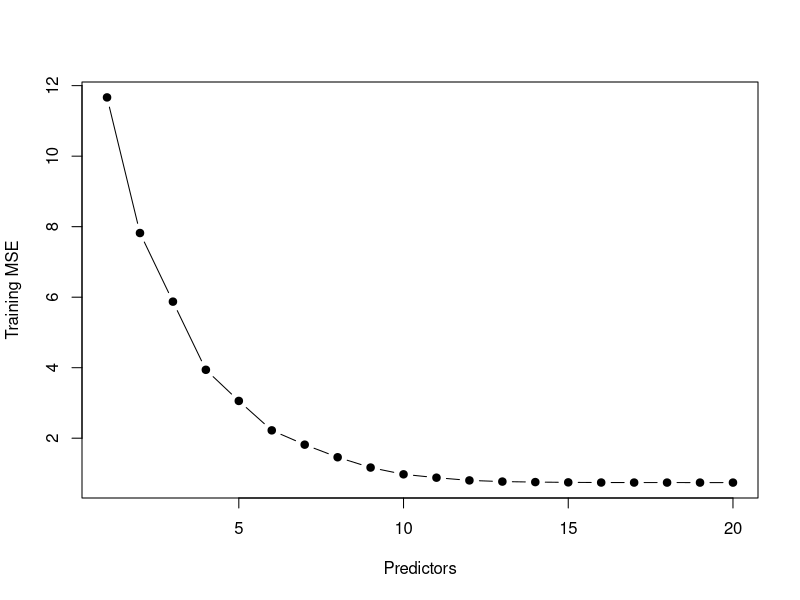
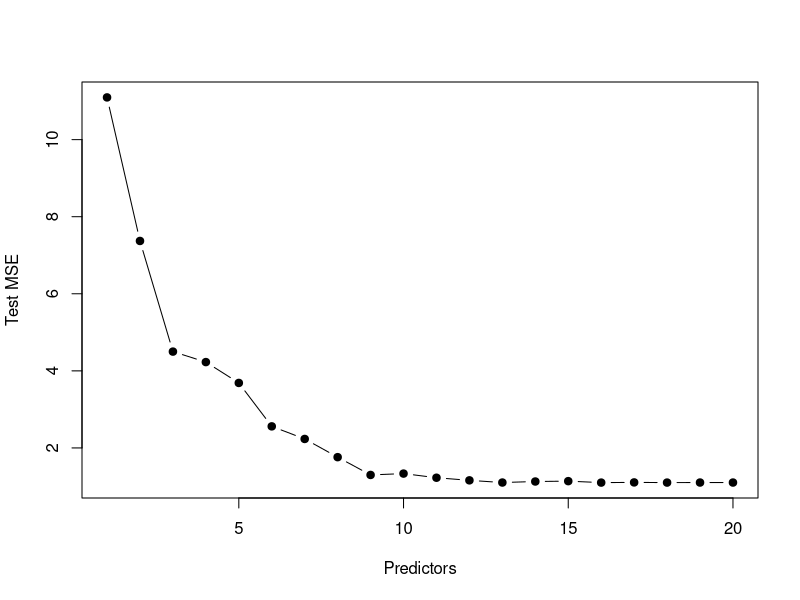
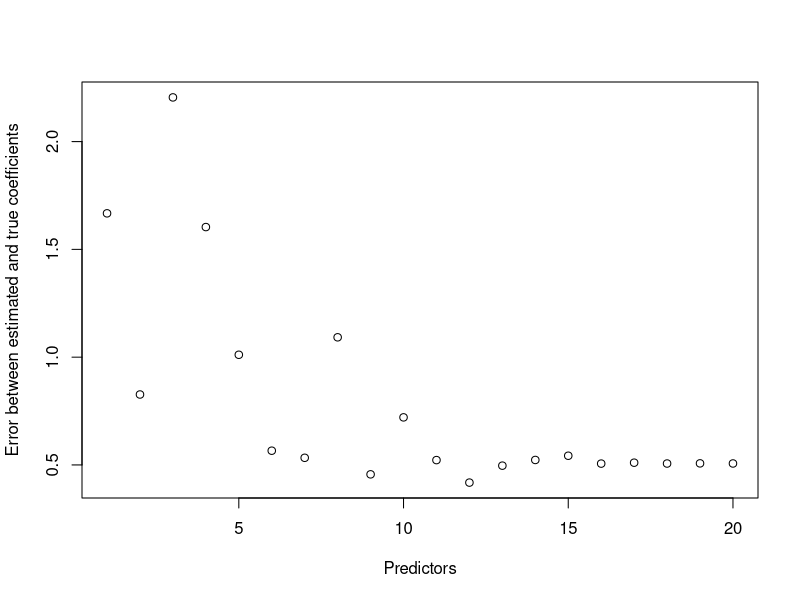

These charts were generated, in order, by the following R code:
set.seed(1)
p = 20
n = 1000
x = matrix(rnorm(n * p), n, p)
B = rnorm(p)
B[4] = 0
B[5] = 0
B[10] = 0
B[11] = 0
B[17] = 0
B[19] = 0
eps = rnorm(p)
y = x %*% B + eps

train = sample(seq(1000), 100, replace = FALSE)
y.train = y[train, ]
y.test = y[-train, ]
x.train = x[train, ]
x.test = x[-train, ]

library(leaps)
regfit.full = regsubsets(y ~ ., data = data.frame(x = x.train, y = y.train), nvmax = p)
val.errors = rep(NA, p)
x_cols = colnames(x, do.NULL = FALSE, prefix = "x.")
for (i in 1:p) {
  coefi = coef(regfit.full, id = i)
  pred = as.matrix(x.train[, x_cols %in% names(coefi)]) %*% coefi[names(coefi) %in% x_cols]
  val.errors[i] = mean((y.train - pred)^2)
}
plot(val.errors, xlab= "Predictors", ylab = "Training MSE", pch = 19, type = "b")

val.errors = rep(NA, p)
for (i in 1:p) {
  coefi = coef(regfit.full, id = i)
  pred = as.matrix(x.test[, x_cols %in% names(coefi)]) %*% coefi[names(coefi) %in% 
                                                                   x_cols]
  val.errors[i] = mean((y.test - pred)^2)
}
plot(val.errors, xlab= "Predictors", ylab = "Test MSE", pch = 19, type = "b")

which.min(val.errors)

coef(regfit.full, id = 12)

val.errors = rep(NA, p)
a = rep(NA, p)
b = rep(NA, p)
for (i in 1:p) {
  coefi = coef(regfit.full, id = i)
  a[i] = length(coefi) - 1
  b[i] = sqrt(sum((B[x_cols %in% names(coefi)] - coefi[names(coefi) %in% x_cols])^2) + 
                sum(B[!(x_cols %in% names(coefi))])^2)
}
plot(x = a, y = b, xlab = "Predictors", ylab = "Error between estimated and true coefficients")
which.min(b)
